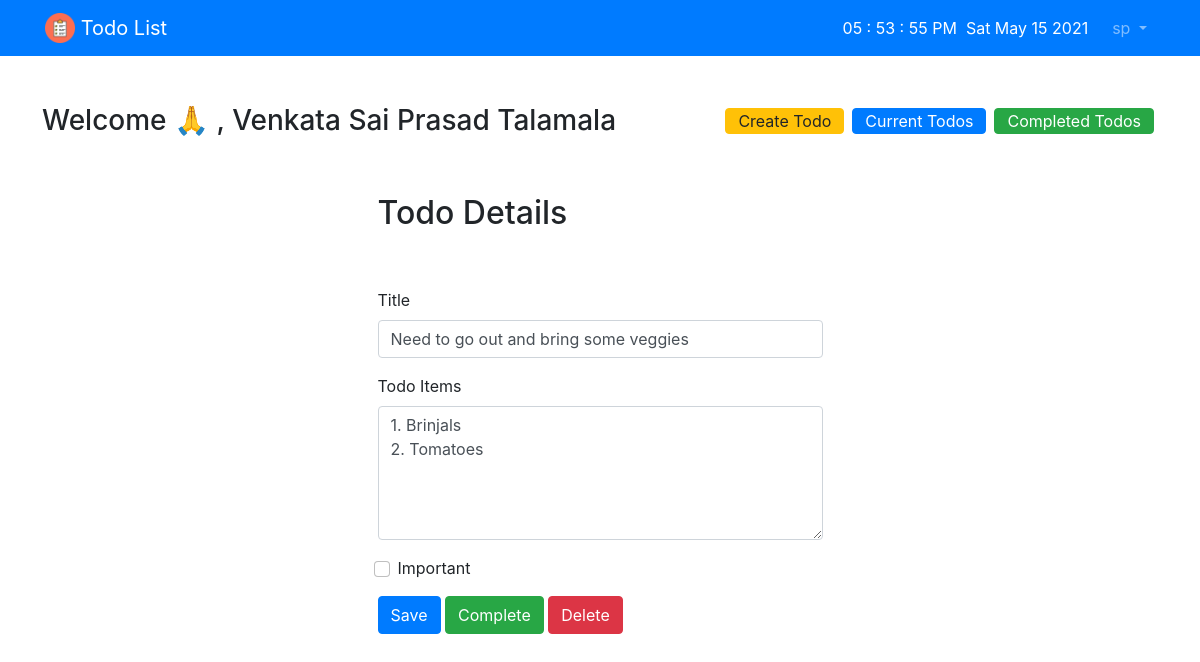
The app's page /todo/9 (signed in) with its own data.
### todo_app/models.py (models this page shows, shortened)
class Todo(models.Model):
    title = models.CharField(max_length=100)
    todo_items = models.TextField(blank=True)
    created = models.DateTimeField(auto_now_add=True)
    completed = models.DateTimeField(null=True, blank=True)
    important = models.BooleanField(default=False)
    user = models.ForeignKey(User, on_delete=models.CASCADE)

### todo_app/views.py (the view)
# urls.py: path('todo/<int:todo_id>', views.view_todo, name="view_todo"),
@login_required
def view_todo(request, todo_id):
    todo = get_object_or_404(Todo, id=todo_id, user=request.user)
    if request.method == "GET":
        form = CreateTodoForm(instance=todo)
        return render(request, 'view_todo.html', {"todo": todo, "form": form})
    else:
        form = CreateTodoForm(request.POST, instance=todo)
        form.save()
        messages.success(request, "todo updated successfully.")
        return redirect("current_todos")

### todo_app/forms.py
class CreateTodoForm(ModelForm):
    class Meta:
        model = Todo
        fields = ['title', 'todo_items', 'important']

### templates/view_todo.html (shortened to what this page needs)
{% extends 'todos.html' %}
{% block innercontent %}
<div class="row justify-content-center mt-5">
    <div class="col-md-5">
        <h2>Todo Details</h2>
    </div>
</div>
<div class="row justify-content-center mt-5">
    <div class="col-md-5">
        <form method="POST">
            <div class="form-group">
                <label for="title">Title</label>
                <input type="text" name="title" class="form-control" id="title" value="{{ todo.title }}" required>
            </div>
            <div class="form-group">
                <label for="todo_items">Todo Items</label>
                <textarea name="todo_items" rows="5" class="form-control"
                          id="todo_items">{{ todo.todo_items }}</textarea>
            </div>
            <div class="form-group form-check">
                <input type="checkbox" name="important" class="form-check-input" id="important"
                       {% if todo.important %}checked{% endif %}>
                <label class="form-check-label" for="important">Important</label>
            </div>
            <button type="submit" class="btn btn-primary">Save</button>
            <button type="button" class="btn btn-success" onclick="$('#complete').click()">Complete</button>
            <button type="button" class="btn btn-danger" onclick="$('#delete').click()">Delete</button>
        </form>
    </div>
</div>
{% endblock %}

### templates/todos.html (shortened to what this page needs)
{% extends 'base.html' %}
{% block content %}
<div class="row">
    <h3>Welcome 🙏 , {{ user.first_name }} {{ user.last_name }}
        <a class="btn btn-success" role="button" href="{% url 'completed_todos' %}"
           style="padding-block: inherit; float: right; margin: 4px;">Completed Todos</a>
        <a class="btn btn-primary" role="button" href="{% url 'current_todos' %}"
           style="padding-block: inherit; float: right; margin: 4px;">Current Todos</a>
        <a role="button" class="btn btn-warning" href="{% url 'create_todo' %}"
           style="padding-block: inherit; float: right; margin: 4px;">Create Todo</a>
    </h3>
</div>
{% block innercontent %}{% endblock %}
{% endblock %}

### templates/base.html (shortened to what this page needs)
{% load static %}
<html lang="en">
<head>
    <link href="https://cdn.jsdelivr.net/npm/bootstrap@5.0.1/dist/css/bootstrap.min.css" rel="stylesheet"
>
    <link rel="stylesheet" href="https://stackpath.bootstrapcdn.com/font-awesome/4.7.0/css/font-awesome.min.css"
>
    <link rel="stylesheet" href="https://stackpath.bootstrapcdn.com/bootstrap/4.1.3/css/bootstrap.min.css"
>
</head>
<body>
<nav class="navbar navbar-expand-md navbar-dark bg-primary">
    <div class="container">
        <a class="navbar-brand" href="{% url 'todos' %}">
            <img src="{% static 'todo_list_icon.png' %}" width="30" height="30" class="d-inline-block align-top">
            <span>Todo List</span>
        </a>
        <div class="collapse navbar-collapse" id="navbarNav">
            <ul class="navbar-nav ml-auto">
                {% if user.is_authenticated %}
                <li class="nav-item" style="color:white; padding:.5rem 1rem"><a
                        style="text-align:left"><a id="clock"></a> &nbsp;<span id="datetime"></span></a></li>
                <li class="nav-item dropdown">
                    <a class="nav-link dropdown-toggle" id="navbarDarkDropdownMenuLink" role="button"
                       data-bs-toggle="dropdown" aria-expanded="false">
                        {{ user.username }}
                    </a>
                </li>
                {% endif %}
            </ul>
        </div>
    </div>
</nav>
<div class="container">
    {% if messages %}
    {% for message in messages %}
    <div class="alert alert-danger">
        <strong>{{ message|escape }}</strong>
    </div>
    {% endfor %}
    {% else %}
    <div>
        <br><br>
    </div>
    {% endif %}
    {% block content %}
    {% endblock %}
</div>
</body>
</html>

### records on screen
Todo: title "Need to go out and bring some veggies", todo_items "1. Brinjals 2. Tomatoes"

### other values on screen
{{ user.username }} "sp"
{{ user.first_name }} "Venkata Sai Prasad"
{{ user.last_name }} "Talamala"
